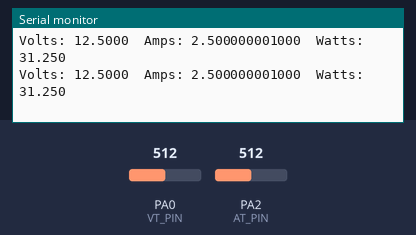
A sketch run on a simulated STM32 Blue Pill. Parts: the last lines printed to the serial monitor. Inputs (shaded band) come from the test bench; at power-on: PA0 (VT_PIN) = 512, PA2 (AT_PIN) = 512.

Above: at 1.3 s.
1.4 s: PA0 (VT_PIN) set to 716
At 1.9 s:
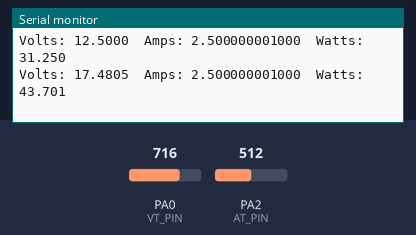
2.9 s: PA2 (AT_PIN) set to 716
At 3.4 s:
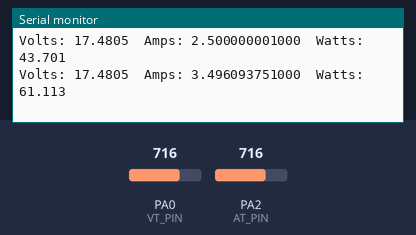
4.4 s: PA0 (VT_PIN) set to 900
At 4.9 s:
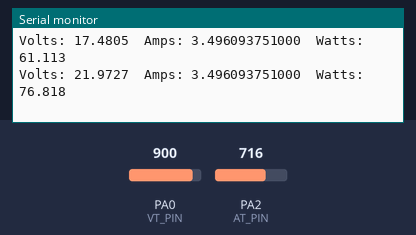
5.9 s: PA2 (AT_PIN) set to 900
At 6.4 s:
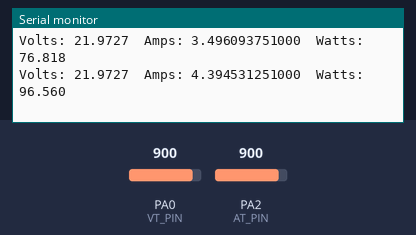
Timing chart, 0 to 8.4 s (numbered marks = the images above; inputs shaded):
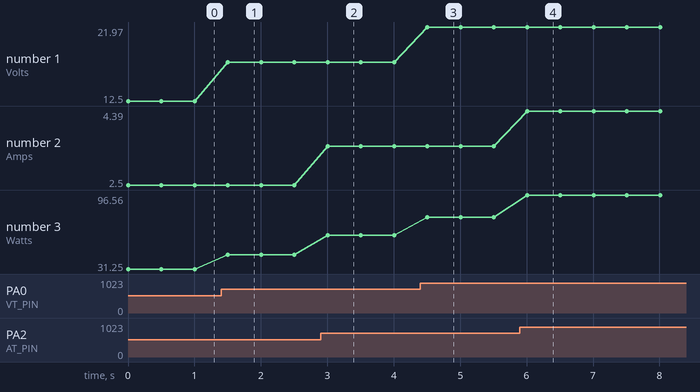

Measured:
- after the input at 1.4 s, the serial monitor: prints a new line after 0.10 s (image 1)
- after the input at 2.9 s, the serial monitor: prints a new line after 0.10 s (image 2)
- after the input at 4.4 s, the serial monitor: prints a new line after 0.11 s (image 3)
- after the input at 5.9 s, the serial monitor: prints a new line after 0.11 s (image 4)
- plotted number 1: 12.5 → 17.48 after the input at 1.4 s, 17.48 → 21.97 after the input at 4.4 s
- plotted number 2: 2.5 → 3.5 after the input at 2.9 s, 3.5 → 4.39 after the input at 5.9 s
- plotted number 3: 31.25 → 43.7 after the input at 1.4 s, 43.7 → 61.11 after the input at 2.9 s, 61.11 → 76.82 after the input at 4.4 s, 76.82 → 96.56 after the input at 5.9 s

The sketch:

voltamptester1.ino
```cpp
// Henry's Bench

// MAX471 Power Meter Tutorial

#define VT_PIN A0
#define AT_PIN A2

void setup()
{
  Serial.begin(9600);
  pinMode (A0, INPUT);
  pinMode (A2, INPUT);
}

void loop()
{
  int vt_read = analogRead(VT_PIN);
 int at_read = analogRead(AT_PIN);

  float voltage = vt_read * (5.0 / 1024.0) * 5.0;
 float current = at_read * (5.0 / 1024.0);
 float watts = voltage * current;

 Serial.print("Volts: ");
  Serial.print(voltage, 4);
 Serial.print("\tAmps: ");
 Serial.print(current,12);
 Serial.print("\tWatts: ");
 Serial.println(watts,3);
 Serial.println();

  delay(500);

}
```
